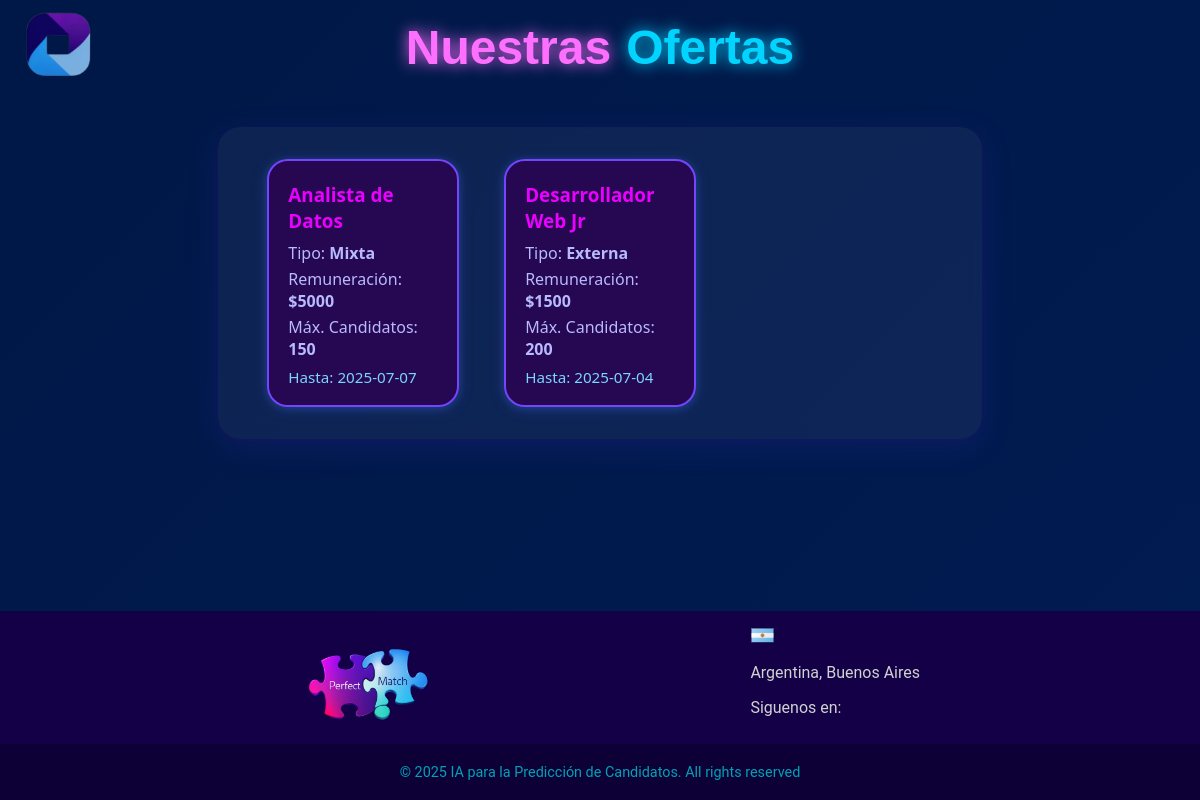
/portal_ofertas, run on an earlier commit of the app's database.
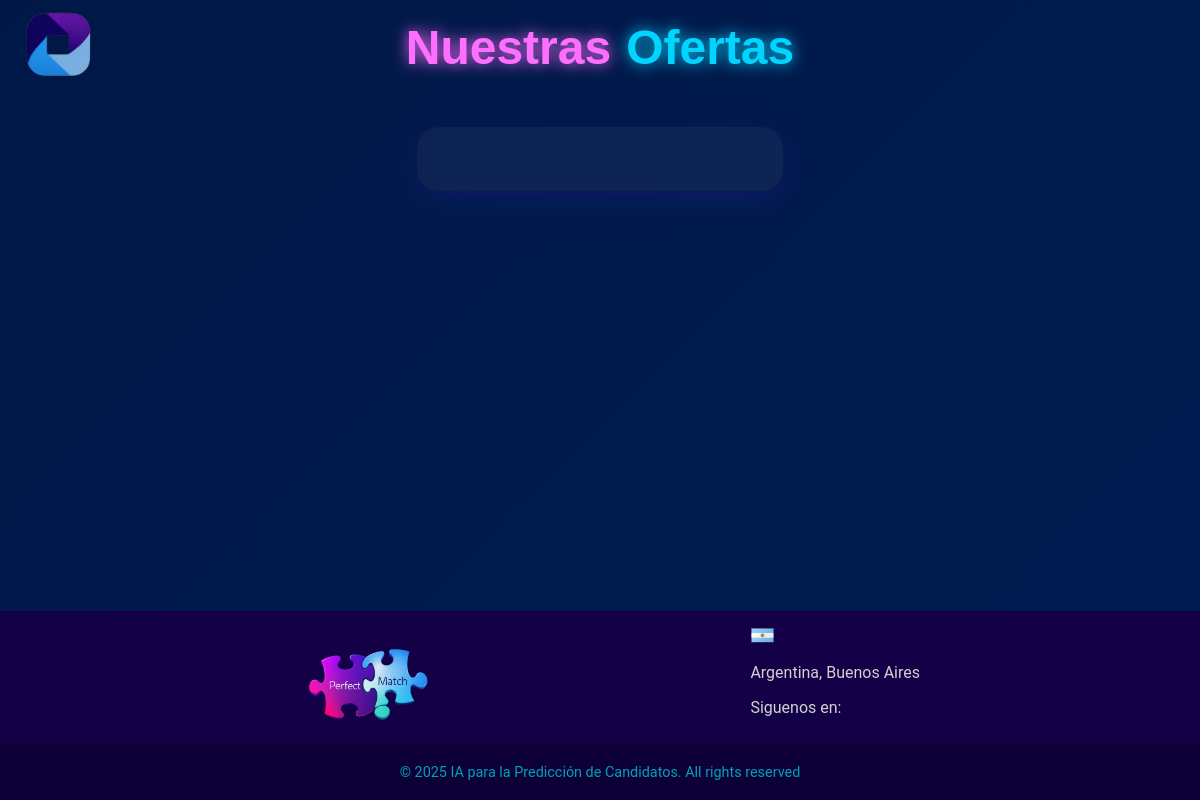
And on a later commit of the database.
### app.py (models this page shows)
class OfertaLaboral(db.Model):
    __tablename__ = "oferta_laboral"
    idOfer = db.Column(db.Integer, primary_key=True, autoincrement=True)
    nombre = db.Column(db.String(200), nullable=False, unique=True)
    fecha_cierre = db.Column(db.DateTime, nullable=False)
    max_candidatos = db.Column(db.Integer, nullable=False)
    cant_candidatos = db.Column(db.Integer, nullable=False, default=0)
    remuneracion = db.Column(db.String(50), nullable=False)
    beneficio = db.Column(db.String(200), nullable=True)
    descripcion = db.Column(db.String(200), nullable=True)
    estado = db.Column(db.String(50), nullable=False, default="Activa")
    modalidad = db.Column(db.String(20), nullable=False)
    usuario_responsable = db.Column(db.String(100), nullable=False)
    postulaciones = db.relationship("Postulacion", back_populates="oferta", cascade="all, delete-orphan", lazy=True)
    educaciones = db.relationship("OfertaEducacion", back_populates="oferta", cascade="all, delete-orphan", lazy=True)
    tecnologias = db.relationship("OfertaTecnologia", back_populates="oferta", cascade="all, delete-orphan", lazy=True)
    tecnologias2 = db.relationship("OfertaTecnologia2", back_populates="oferta", cascade="all, delete-orphan", lazy=True)
    habilidades = db.relationship("OfertaHabilidad", back_populates="oferta", cascade="all, delete-orphan", lazy=True)
    habilidades2 = db.relationship("OfertaHabilidad2", back_populates="oferta", cascade="all, delete-orphan", lazy=True)

### app.py (the view)
@app.route('/portal_ofertas')
def portal_ofertas():
    ofertas_activas = OfertaLaboral.query.filter_by(estado="Activa").all()
    return render_template('portal_ofertas.html', ofertas_activas=ofertas_activas)

### templates/portal_ofertas.html (shortened to what this page needs)
<!DOCTYPE html>
<html lang="es">
<head>
    <link rel="stylesheet" href="{{ url_for('static', filename='css/postulacion.css') }}">
    <link rel="stylesheet" href="{{ url_for('static', filename='css/footer.css') }}">
    <link rel="stylesheet" href="{{ url_for('static', filename='css/portal_ofertas.css') }}">
    <link rel="stylesheet" href="{{ url_for('static', filename='css/fragments/particles.css') }}">
    <link rel="stylesheet" href="{{ url_for('static', filename='css/fragments/titles.css') }}">
</head>
<body>
    {% include "fragments/particles.html" %}
    <header>
        <div>
            <img class="logo" src="{{ url_for('static', filename='images/logoApptitudAI.png') }}"
                alt="Logo de ApptitudAI">
        </div>
    </header>
    <main>
        <h1 style = "box-shadow: none !important;"><p class="title-perfect-violet">Nuestras</p><p class="title-match-blue">Ofertas</p></h1>
        <div class="ofertas-section">
            <div class="ofertas-grid" id="ofertas-activas-grid">
                {% for oferta in ofertas_activas %}
                <div class="oferta-card" data-oferta-id="{{ oferta.idOfer }}">
                    <div class="oferta-summary">
                        <h3>{{ oferta.nombre }}</h3>
                        <p>Tipo: <strong>{{ oferta.modalidad or 'Modalidad no especificada' }}</strong></p>
                        <p>Remuneración: <strong>{{ oferta.remuneracion or 'No especificada' }}</strong></p>
                        <p>Máx. Candidatos: <strong>{{ oferta.max_candidatos or 'No especificado' }}</strong></p>
                        <div class="oferta-fecha">Hasta: {{ oferta.fecha_cierre.strftime('%Y-%m-%d') if oferta.fecha_cierre else 'Sin fecha' }}</div>
                    </div>
                </div>
                {% endfor %}
            </div>
        </div>
    </main>
    {% include "layout/footer.html" %}
</body>
</html>

### templates/fragments/particles.html (shortened to what this page needs)
    <div class="particles">
    </div>

### templates/layout/footer.html (shortened to what this page needs)
<footer class="footer">
    <div class="footer-content">
        <div class="footer-logo">
            <img src="{{ url_for('static', filename='images/logoPerfectMatch.png') }}" alt="PF Image">
        </div>
        <div class="footer-contacts">
            <div class="footer-country">
                <div class="address">
                    <img src="{{ url_for('static', filename='images/ArgentinaS.png') }}" alt="Argentina Flag">
                    <p>Argentina, Buenos Aires</p>
                    <p>Siguenos en:</p>
                </div>
            </div>
        </div>
    </div>
    <div class="footer-bottom">
        <p>© 2025 IA para la Predicción de Candidatos. All rights reserved</p>
    </div>
</footer>

### static/css/postulacion.css (style rules this page uses)
html { background: #5A189A; }
body { display: flex; flex-direction: column; justify-content: center; align-items: center; min-height: 100vh; margin: 0; padding: 0; font-family: 'Segoe UI', sans-serif; background: linear-gradient(135deg, #001847, #011d55, #2a0047, #390061); background-size: 400% 400%; animation: gradient 15s ease infinite; }
header { display: flex; flex-wrap: nowrap; align-items: first baseline; justify-content: space-between; width: 100%; box-sizing: border-box; top: 0; z-index: 10; position: absolute; padding: 10px 20px; background-color: transparent; }
.logo { margin-left: 5px; max-height: 70px; max-width: 100%; }

### static/css/footer.css (style rules this page uses)
.footer { position: relative; background-color: #130047; color: #fff; font-family: "Roboto", sans-serif; width: 100%; }
.footer-content { display: flex; justify-content: space-between; align-items: flex-start; padding: 0; padding-left: 280px; padding-right: 280px; flex-wrap: wrap; gap: 10px; }
.footer-logo img { margin-top: 1.5rem; max-height: 100px; }
.footer-contacts { display: flex; gap: 10px; margin-top: 1rem; }
.footer-country p { font-size: 1rem; color: #d1d1d1; }
.footer-country img { width: 25px; margin-right: 5px; }
.footer-bottom { background-color: #0c0036; text-align: center; padding: 5px 0; margin-top: 5px; }
.footer-bottom p { font-size: 0.9rem; color: #02a1b6; }
html, body { scrollbar-width: thin; scrollbar-color: #7644ff #1a085a; }

### static/css/portal_ofertas.css (style rules this page uses)
main { flex: 1; }
.ofertas-section { width: 94%; max-width: 1100px; margin: 2rem auto 2rem auto; z-index: 2; position: relative; background: rgba(255, 255, 255, 0.05); border-radius: 22px; box-shadow: 0 8px 32px 0 rgba(80, 61, 255, 0.13), 0 1.5px 8px 0 #39006144; padding: 32px; backdrop-filter: blur(6px); overflow: visible; margin-bottom: 2rem; box-sizing: border-box; }
h1 { font-family: "Erica One", sans-serif; font-size: 3rem; width: fit-content; text-align: center; border-radius: 32px; border: none; color: #fefefe; text-shadow: -3px 3px 0px #49007e, 3px -3px 0px #2f00d9; transition: all 0.3s ease-in-out; min-width: 100%; display: flex; align-items: center; justify-content: center; gap: 15px; margin: 0; padding: 0; position: relative; }

### static/css/fragments/particles.css (style rules this page uses)
.particles { position: fixed; top: 0; left: 0; width: 100%; height: 100%; pointer-events: none; z-index: 1; overflow: hidden; }

### static/css/fragments/titles.css (style rules this page uses)
.title-perfect-violet { color: #ff6fff; text-shadow: 0 0 15px #ff6fff; animation: fadeInUp 1s ease-out 0.4s both; margin: 20px 0; }
.title-match-blue { color: #00d4ff; text-shadow: 0 0 15px #00d4ff; animation: fadeInRight 1s ease-out 0.6s both; margin: 20px 0; }

What changed in the data, as far as the page shows it:
no longer on this page (row edited): OfertaLaboral: nombre "Analista de Datos", modalidad "Mixta", remuneracion "$5000", max_candidatos "150", fecha_cierre "2025-07-07"
removed OfertaLaboral: nombre "Desarrollador Web Jr", modalidad "Externa", remuneracion "$1500", max_candidatos "200", fecha_cierre "2025-07-04"
